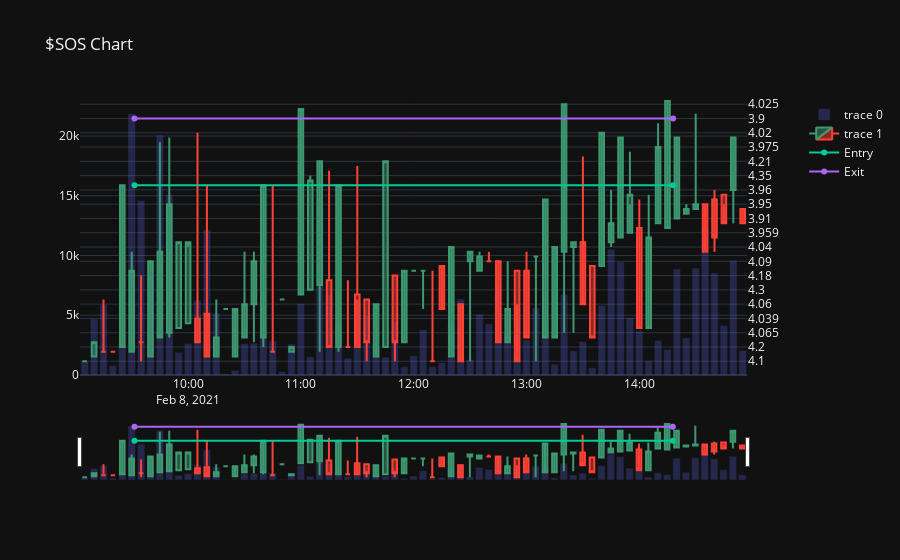

The code cell stored with this chart in its notebook:
### Code cell
unqs = list(pd.unique(unique_completed_symbols))
print(unqs)
fig = show_graph('SOS')
fig
